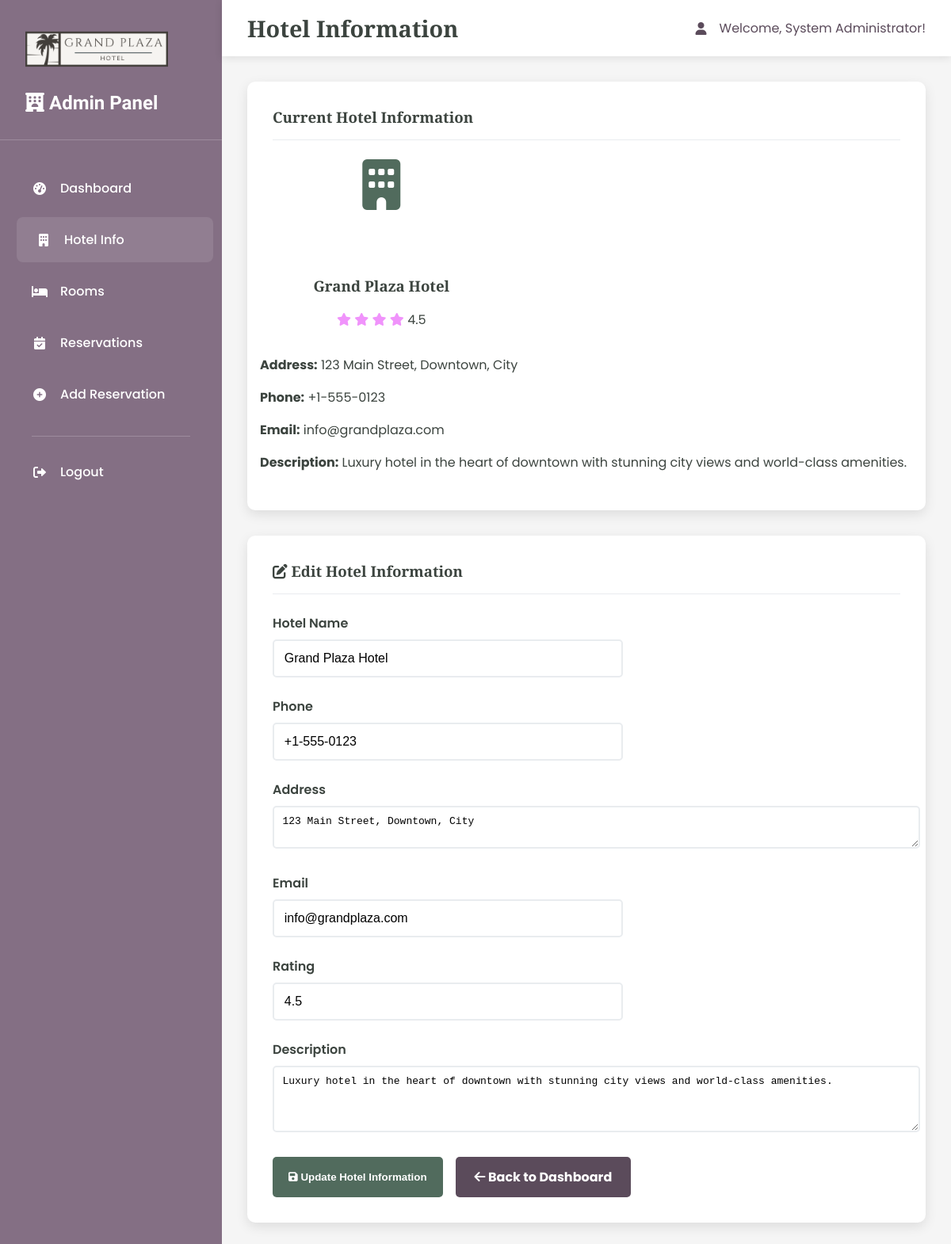
Page /admin/hotel.php (signed in) on the committed database.
### tables this page shows
CREATE TABLE hotel (
    id INT AUTO_INCREMENT PRIMARY KEY,
    name VARCHAR(255) NOT NULL,
    address TEXT NOT NULL,
    phone VARCHAR(20),
    email VARCHAR(255),
    description TEXT,
    rating DECIMAL(2,1) DEFAULT 0.0,
    image_url VARCHAR(500),
    created_at TIMESTAMP DEFAULT CURRENT_TIMESTAMP,
    updated_at TIMESTAMP DEFAULT CURRENT_TIMESTAMP ON UPDATE CURRENT_TIMESTAMP
);

### admin/hotel.php (the view, shortened to what this page needs)
<?php
$pdo = getDBConnection();
$stmt = $pdo->query("SELECT * FROM hotel LIMIT 1");
$hotel = $stmt->fetch();
?>
<!DOCTYPE html>
<html lang="en">
<head>
    <link href="https://cdnjs.cloudflare.com/ajax/libs/font-awesome/6.0.0/css/all.min.css" rel="stylesheet">
    <link rel="stylesheet" href="admin-styles.css">
</head>
<body>
    <div class="admin-container">
        <div class="sidebar">
            <div class="sidebar-header">
                <a href="../index.php" class="logo">
                    <img src="../assets/images/logo.png" alt="Hotel Logo" style="height: 60px; width: auto;">
                </a>
                <h3><i class="fas fa-hotel"></i> Admin Panel</h3>
            </div>
            <nav class="sidebar-nav">
                <div class="nav-item">
                    <a href="dashboard.php" class="nav-link">
                        <i class="fas fa-tachometer-alt"></i>
                        Dashboard
                    </a>
                </div>
                <div class="nav-item">
                    <a href="hotel.php" class="nav-link active">
                        <i class="fas fa-building"></i>
                        Hotel Info
                    </a>
                </div>
                <div class="nav-item">
                    <a href="rooms.php" class="nav-link">
                        <i class="fas fa-bed"></i>
                        Rooms
                    </a>
                </div>
                <div class="nav-item">
                    <a href="reservations.php" class="nav-link">
                        <i class="fas fa-calendar-check"></i>
                        Reservations
                    </a>
                </div>
                <div class="nav-item">
                    <a href="add_reservation.php" class="nav-link">
                        <i class="fas fa-plus-circle"></i>
                        Add Reservation
                    </a>
                </div>
                <div class="nav-divider"></div>
                <div class="nav-item">
                    <a href="?logout=1" class="nav-link">
                        <i class="fas fa-sign-out-alt"></i>
                        Logout
                    </a>
                </div>
            </nav>
        </div>
        <div class="main-content">
            <div class="top-nav">
                <h1 class="page-title">Hotel Information</h1>
                <div class="user-info">
                    <i class="fas fa-user"></i>
                    <span>Welcome, <?php echo htmlspecialchars($_SESSION['admin_name']); ?>!</span>
                </div>
            </div>
            <div class="card">
                <div class="card-header">
                    <h3 class="card-title">Current Hotel Information</h3>
                </div>
                <div class="row">
                    <div class="col-md-4 text-center">
                        <i class="fas fa-building" style="font-size: 4em; color: #516b5d; margin-bottom: 1em;"></i>
                        <h3><?php echo htmlspecialchars($hotel['name']); ?></h3>
                        <div class="rating mb-2">
                            <?php for ($i = 0; $i < floor($hotel['rating']); $i++): ?>
                                <i class="fas fa-star" style="color: #f093fb;"></i>
                            <?php endfor; ?>
                            <span class="ms-2"><?php echo $hotel['rating']; ?></span>
                        </div>
                    </div>
                    <div class="col-md-8">
                        <p><strong>Address:</strong> <?php echo htmlspecialchars($hotel['address']); ?></p>
                        <p><strong>Phone:</strong> <?php echo htmlspecialchars($hotel['phone']); ?></p>
                        <p><strong>Email:</strong> <?php echo htmlspecialchars($hotel['email']); ?></p>
                        <p><strong>Description:</strong> <?php echo htmlspecialchars($hotel['description']); ?></p>
                    </div>
                </div>
            </div>
            <div class="card">
                <div class="card-header">
                    <h3 class="card-title">
                        <i class="fas fa-edit"></i>
                        Edit Hotel Information
                    </h3>
                </div>
                <form method="POST">
                    <div class="row">
                        <div class="col-md-6">
                            <div class="form-group">
                                <label class="form-label">Hotel Name</label>
                                <input type="text" name="name" class="form-control" value="<?php echo htmlspecialchars($hotel['name']); ?>" required>
                            </div>
                        </div>
                        <div class="col-md-6">
                            <div class="form-group">
                                <label class="form-label">Phone</label>
                                <input type="text" name="phone" class="form-control" value="<?php echo htmlspecialchars($hotel['phone']); ?>">
                            </div>
                        </div>
                    </div>
                    <div class="form-group">
                        <label class="form-label">Address</label>
                        <textarea name="address" class="form-control" rows="2" required><?php echo htmlspecialchars($hotel['address']); ?></textarea>
                    </div>
                    <div class="row">
                        <div class="col-md-6">
                            <div class="form-group">
                                <label class="form-label">Email</label>
                                <input type="email" name="email" class="form-control" value="<?php echo htmlspecialchars($hotel['email']); ?>">
                            </div>
                        </div>
                        <div class="col-md-6">
                            <div class="form-group">
                               <label class="form-label">Rating</label>
                                <input type="number" name="rating" class="form-control" step="0.1" min="0" max="5" value="<?php echo htmlspecialchars($hotel['rating']); ?>">
                            </div>
                        </div>
                    </div>
                    <div class="form-group">
                        <label class="form-label">Description</label>
                        <textarea name="description" class="form-control" rows="4"><?php echo htmlspecialchars($hotel['description']); ?></textarea>
                    </div>
                    <div class="d-flex gap-2">
                        <button type="submit" class="btn btn-primary">
                            <i class="fas fa-save"></i>
                            Update Hotel Information
                        </button>
                        <a href="dashboard.php" class="btn btn-secondary">
                            <i class="fas fa-arrow-left"></i>
                            Back to Dashboard
                        </a>
                    </div>
                </form>
            </div>
        </div>
    </div>
</body>
</html>

### admin/admin-styles.css (style rules this page uses)
body { margin: 0; font-family: 'Poppins', serif; color: #3c443f; background-color: #ffffff; }
h1, h2, h3, h4, h5, h6 { font-family: 'Libre Baskerville', sans-serif; }
a { text-decoration: none; color: inherit; }
.admin-container { display: flex; min-height: 100vh; }
.sidebar { background-color: #846f84; width: 280px; color: #ffffff; padding: 2em 0; box-shadow: 2px 0 10px rgba(0,0,0,0.1); }
.sidebar-header { padding: 0 2em 2em 2em; border-bottom: 1px solid rgba(255,255,255,0.2); margin-bottom: 2em; }
.sidebar-header h3 { font-family: 'League Spartan', sans-serif; font-size: 1.5em; margin: 0; color: #ffffff; }
.logo { display: flex; align-items: center; text-decoration: none; color: #ffffff; font-family: 'League Spartan', sans-serif; font-size: 1.5em; font-weight: bold; transition: opacity 0.3s ease; margin-bottom: 1em; }
.logo img { height: 35px; width: auto; margin-right: 10px; border-radius: 5px; }
.sidebar-nav { padding: 0 1em; }
.nav-item { margin-bottom: 0.5em; }
.nav-link { display: flex; align-items: center; padding: 1em 1.5em; color: #ffffff; border-radius: 8px; transition: all 0.3s ease; font-weight: 500; }
.nav-link:hover, .nav-link.active { background-color: rgba(255,255,255,0.1); color: #ffffff; transform: translateX(5px); }
.nav-link i { margin-right: 1em; width: 20px; text-align: center; }
.nav-divider { border-top: 1px solid rgba(255,255,255,0.2); margin: 1.5em 1.5em 1em 1.5em; }
.main-content { flex: 1; background-color: #f5f5f5; padding: 2em; }
.top-nav { background-color: #ffffff; padding: 1em 2em; margin: -2em -2em 2em -2em; box-shadow: 0 2px 10px rgba(0,0,0,0.1); display: flex; justify-content: space-between; align-items: center; }
.page-title { font-family: 'Libre Baskerville', sans-serif; font-size: 1.8em; color: #3c443f; margin: 0; }
.user-info { display: flex; align-items: center; gap: 1em; color: #5b4b5b; }
.card { background: #ffffff; border-radius: 10px; box-shadow: 0 5px 15px rgba(0,0,0,0.1); padding: 2em; margin-bottom: 2em; border: none; }
.card-header { background: none; border-bottom: 1px solid #e9ecef; padding-bottom: 1em; margin-bottom: 1.5em; }
.card-title { font-family: 'Libre Baskerville', sans-serif; color: #3c443f; margin: 0; }
.btn { padding: 0.8em 1.5em; border: none; border-radius: 5px; font-weight: bold; transition: all 0.3s ease; cursor: pointer; text-decoration: none; display: inline-block; text-align: center; }
.btn-primary { background-color: #516b5d; color: #ffffff; }
.btn-secondary { background-color: #5b4b5b; color: #ffffff; }
.form-group { margin-bottom: 1.5em; }
.form-label { display: block; margin-bottom: 0.5em; font-weight: 600; color: #3c443f; }
.form-control { width: 100%; padding: 0.8em; border: 2px solid #e9ecef; border-radius: 5px; font-size: 1em; transition: border-color 0.3s ease; }
.row { display: flex; flex-wrap: wrap; margin: 0 -1em; }
.col-md-6 { flex: 0 0 50%; max-width: 50%; padding: 0 1em; }
.col-md-4 { flex: 0 0 33.333333%; max-width: 33.333333%; padding: 0 1em; }
.text-center { text-align: center; }
.mb-2 { margin-bottom: 1em; }
.d-flex { display: flex; }
.gap-2 { gap: 1em; }

### rows in the picture
hotel: name "Grand Plaza Hotel", rating "4.5", address "123 Main Street, Downtown, City", phone "+1-555-0123", email "info@grandplaza.com", description "Luxury hotel in the heart of downtown with stunning city views and world-class amenities."

### other values in the picture
$_SESSION['admin_name'] "System Administrator"
